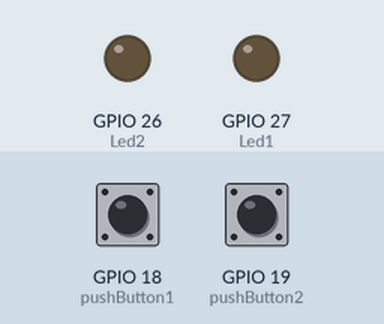
The program below on a simulated ESP32 board running MicroPython. Shown: output pins drawn as LEDs (lit = HIGH). Dashed ring = blinking. The inputs (shaded band) are chosen by the test bench; at power-on: GPIO 18 (pushButton1) HIGH, GPIO 19 (pushButton2) HIGH.

Above: at 1.2 s.
1.3 s: GPIO 18 (pushButton1) pulled LOW for 1 s
At 1.45 s:
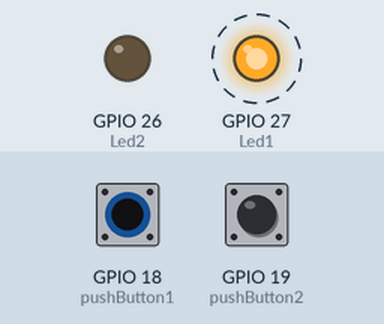
3.8 s: GPIO 19 (pushButton2) pulled LOW for 3.2 s
At 7.8 s:
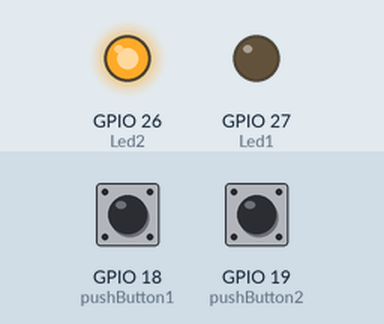
8.5 s: GPIO 18 (pushButton1) pulled LOW for 0.15 s
At 9.1 s:
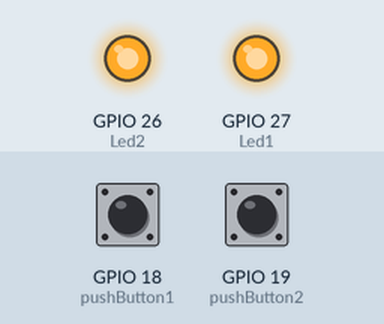
10.1 s: GPIO 18 (pushButton1) pulled LOW for 3.2 s
At 10.55 s:
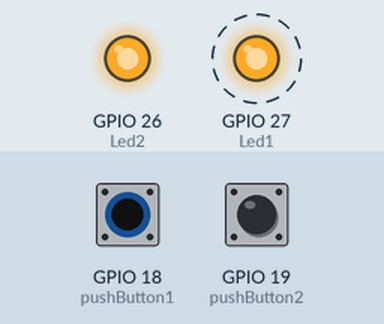
14.8 s: GPIO 19 (pushButton2) pulled LOW for 0.15 s
At 15.1 s:
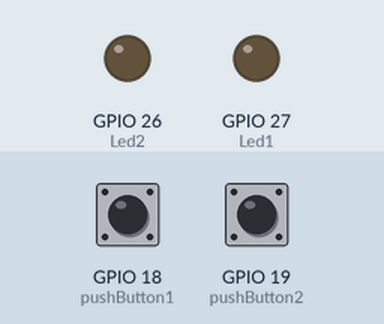
Timing chart, 0 to 17.4 s (numbered marks = the images above; inputs shaded):
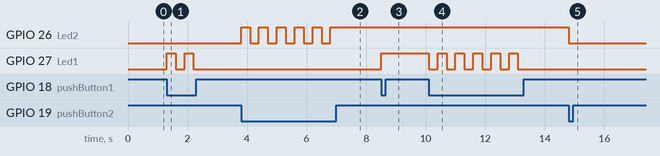

Measured:
- after the input at 1.3 s, GPIO 27 (Led1): alternates HIGH for 0.30 s and LOW for 0.30 s, 4 changes in all, then stays LOW, starting at once
- after the input at 3.8 s, GPIO 26 (Led2): alternates HIGH for 0.30 s and LOW for 0.30 s, 11 changes in all, then stays HIGH, starting at once
- after the input at 8.5 s, GPIO 27 (Led1): LOW → HIGH at once
- after the input at 10.1 s, GPIO 27 (Led1): alternates HIGH for 0.30 s and LOW for 0.30 s, 11 changes in all, then stays LOW, starting at once
- after the input at 14.8 s, GPIO 26 (Led2): HIGH → LOW at once

The program:

PushButton.py
```python
"""
Engr. Teresa Cortes Magallon
Push button - Pull Up
24/01/26
"""

from machine import Pin
import time
#Configuration: OUTPUT
Led1 = Pin(27, Pin.OUT)
Led2 = Pin(26, Pin.OUT)

#Initial State
Led1.off()
Led2.off()

#Configuration: INPUT
pushButton1 = Pin(18, Pin.IN, Pin.PULL_UP) #PullUp always receiving 1
pushButton2 = Pin(19, Pin.IN, Pin.PULL_UP)

while True:

    if pushButton1.value() == 0: #Si se presiona el boton go to GND
        Led1.toggle()   #Change state
        time.sleep(0.3) #Avoid Debouncing


    if pushButton2.value() == 0:
        Led2.toggle()
        time.sleep(0.3)


    
```
